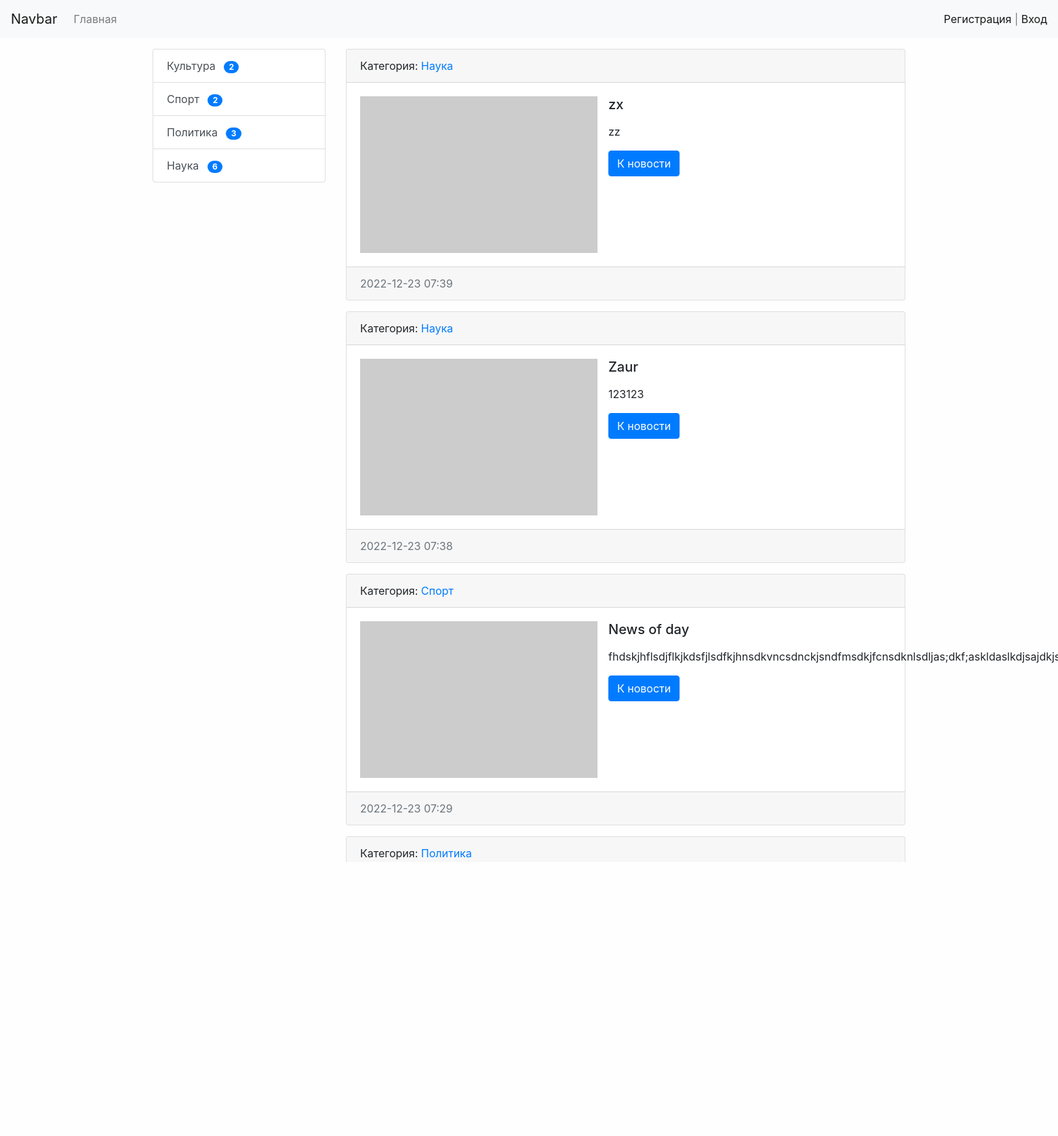
The app's page /, older data.
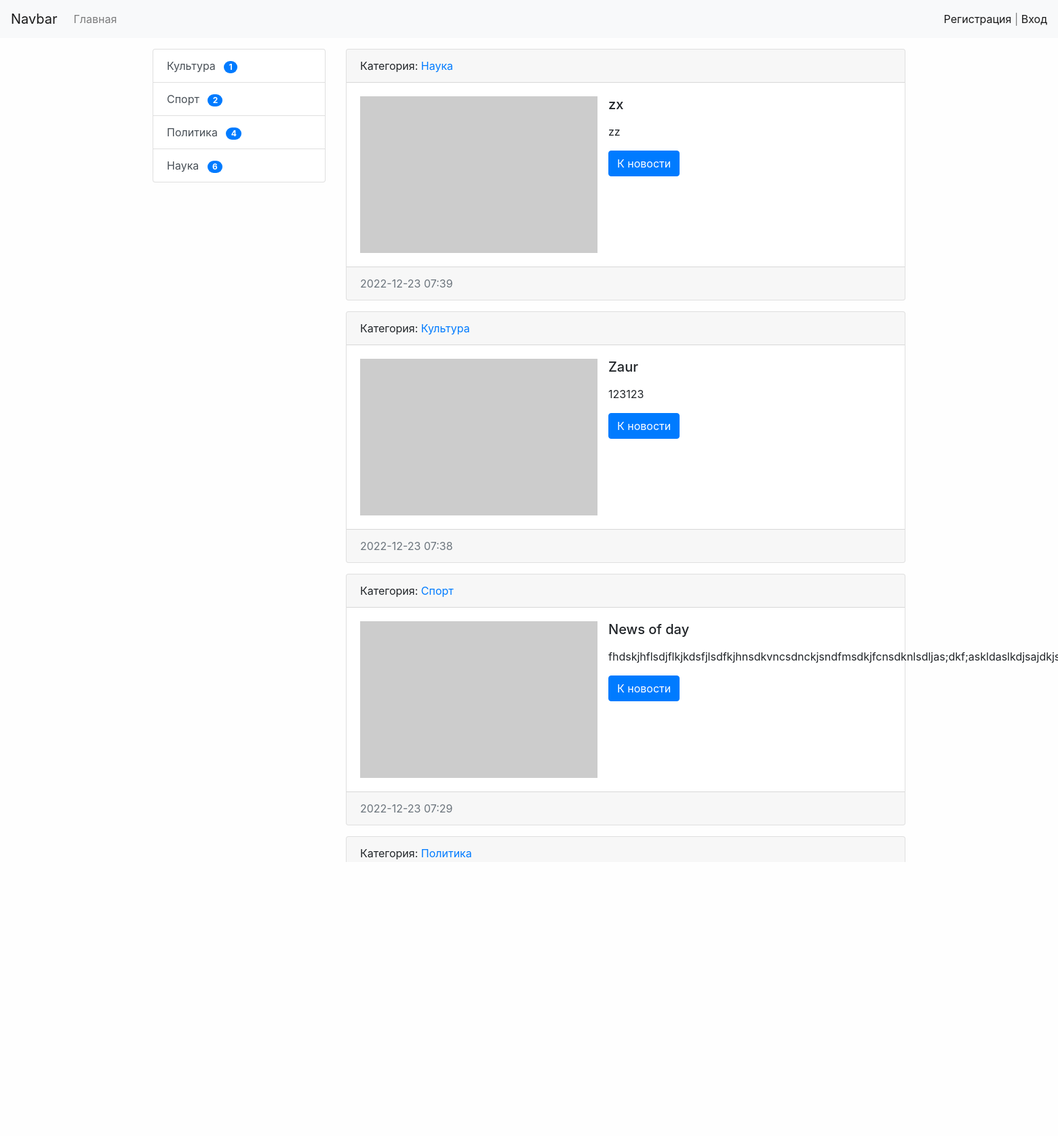
The same page, newer data.
### news/models.py (models this page shows, shortened)
class Category(models.Model):
    title = models.CharField(
        max_length=150, db_index=True, verbose_name='Наиминование категории')
    def get_absolute_url(self):
        return reverse("category", kwargs={"category_id": self.pk})
    def __str__(self):
        return self.title
    class Meta:
        verbose_name = 'Категория'
        verbose_name_plural = 'Категории'
        ordering = ['title']

class News(models.Model):
    title = models.CharField(max_length=150, verbose_name="Наименование")
    content = models.TextField(blank=True, verbose_name="Контент")
    creates_at = models.DateTimeField(
        auto_now_add=True, verbose_name="Дата создания")
    updated_at = models.DateTimeField(
        auto_now=True, verbose_name="Дата обновления")
    photo = models.ImageField(
        upload_to='photos/%Y/%m/%d', verbose_name="Фото", blank=True)
    is_published = models.BooleanField(
        default=True, verbose_name="Опубликовано")
    category = models.ForeignKey(
        'Category', on_delete=models.PROTECT, verbose_name='Категория')
    views = models.IntegerField(default=0)
    def get_absolute_url(self):
        return reverse("view_news", kwargs={"pk": self.pk})
    class Meta:
        verbose_name = 'Новость'
        verbose_name_plural = 'Новости'
        ordering = ['-creates_at']

### news/views.py (the view)
# urls.py: path('', HomeNews.as_view(), name='home'),
class HomeNews(MyMixin, ListView):
    model = News
    template_name = 'news/home_news_list.html'
    context_object_name = 'news'
    mixin_prop = 'hello'
    paginate_by = 4
    def get_context_data(self, *, object_list=None, **kwargs):
        context = super().get_context_data(**kwargs)
        context['title'] = self.get_upper('Главная страница')
        context['mixin_prop'] = self.get_prop()
        return context
    def get_queryset(self):
        return News.objects.filter(is_published=True).select_related('category')

### news/templatetags/news_tags.py (called while the page is built)
@register.inclusion_tag('news/list_categories.html')
def show_categories():
    categories = Category.objects.annotate(cnt=Count('news', filter=F('news__is_published'))).filter(cnt__gt=0)
    return {'categories': categories}

### news/utils.py (called while the page is built)
    def get_prop(self):
        return self.mixin_prop.upper()

    def get_upper(self, s):
        if isinstance(s, str):
            return s.upper()
        else:
            return s.title.upper()

### news/templates/news/home_news_list.html (shortened to what this page needs)
{% extends 'base.html' %}  {% block sidebar %} {% include 'inc/_sidebar.html' %} {%endblock%}
{% block content %} {% for item in news %}
<div class="card mb-3">
	<div class="card-header">
		Категория:
		<a href="{{ item.category.get_absolute_url }}">{{item.category}}</a>
	</div>
	<div class="card-body">
		<div class="media">
			{% if item.photo %}
			<img
				class="mr-3"
				src="{{ item.photo.url }}"
				alt="news-photo"
				width="350px"
			/>
			{% else %}
			<img
				class="mr-3"
				src="https://picsum.photos/536/354"
				alt="lorem"
				width="350px"
			/>
			{% endif %}
			<div class="media-body">
				<h5 class="card-title">{{ item.title }}</h5>
				<p class="card-text">
					{{ item.content|safe|linebreaks|truncatewords:40 }}
				</p>
				<a
					href="{{ item.get_absolute_url }}"
					class="btn btn-primary"
					>К новости</a
				>
			</div>
		</div>
	</div>
	<div class="card-footer text-muted">
		{{ item.creates_at|date:"Y-m-d H:i" }}
	</div>
</div>
{%endfor%} {%endblock%}

### templates/base.html (shortened to what this page needs)
{% load static %}
<!DOCTYPE html>
<html lang="en">
	<head>
		<link
			rel="stylesheet"
			href="{% static 'bootstrap/css/bootstrap.min.css' %}"
		/>
		<link
			rel="stylesheet"
			href="{% static 'css/style.css' %}"
		/>
	</head>
	<body>
		{% include 'inc/_nav.html' %}
		<div class="container mt-3">
			<div class="row">
				<div class="col-md-3">{% block sidebar %} SIDEBAR {%endblock%}</div>
				<div class="col-md-9">
					{% block content %} CONTENT {%endblock%}
					{%if page_obj.has_other_pages%}
				<nav aria-label="...">
					<ul class="pagination">
						{%for p in page_obj.paginator.page_range%}
							{%if page_obj.number == p and page_obj.number != 0 %}
					  <li aria-current='page' class="page-item  active"><span class="page-link" >{{p}}<span/></li>
							{% elif p > page_obj.number|add:-3 and p < page_obj.number|add:3 %}
					  <li class="page-item"><a class="page-link" href="?page={{p}}">{{p}}</a></li>
					  		{%endif%}
						{%endfor%}
						{%if page_obj.has_next%}
					  <li class="page-item">
							<a class="page-link" href="?page={{page_obj.next_page_number}}">Next</a>
					  </li>
					  	{%endif%}
					</ul>
				  </nav>
				{%endif%}
				</div>
			</div>
		</div>
	</body>
</html>

### templates/inc/_nav.html (shortened to what this page needs)
<nav class="navbar navbar-expand-lg navbar-light bg-light">
	<a
		class="navbar-brand"
		href="{% url 'home' %} "
		>Navbar</a
	>
	<div
		class="collapse navbar-collapse"
		id="navbarSupportedContent"
	>
		<ul class="navbar-nav mr-auto">
			<li class="nav-item">
				<a
					class="nav-link"
					href="{% url 'home' %}"
					>Главная</a
				>
			</li>
		</ul>
		<span class="navbar-text">
			<a href="{%url 'register'%}">Регистрация</a> |
			<a href="{%url 'login'%}">Вход</a>
		</span>
	</div>
</nav>

### templates/inc/_sidebar.html (shortened to what this page needs)
{% load news_tags %}  {% show_categories %}

### news/templates/news/list_categories.html
<div class="list-group">
	{% for item in categories %}
	<a
		href="{{ item.get_absolute_url }}"
		class="list-group-item list-group-item-action"
		>{{ item.title}}
		<span class="ml-2 badge badge-primary badge-pill">{{item.cnt}}</span>
	</a>
	{% endfor %}
</div>

### mysite/static/css/style.css (style rules this page uses)
body { background-color: #fefefe; }

Row changes from the older to the newer data that the page shows:
computed for Category "Культура": cnt "2" → "1"
computed for Category "Политика": cnt "3" → "4"
changed News "Zaur": category "Наука" → "Культура"
